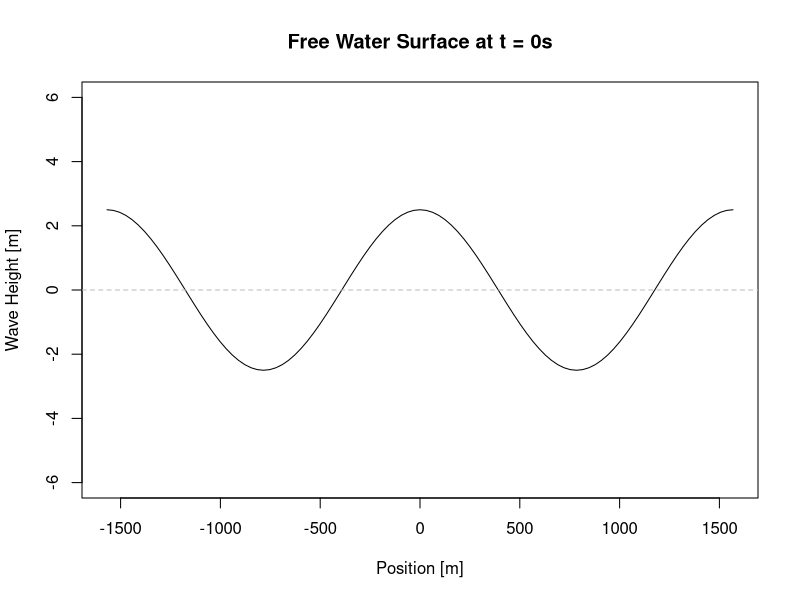
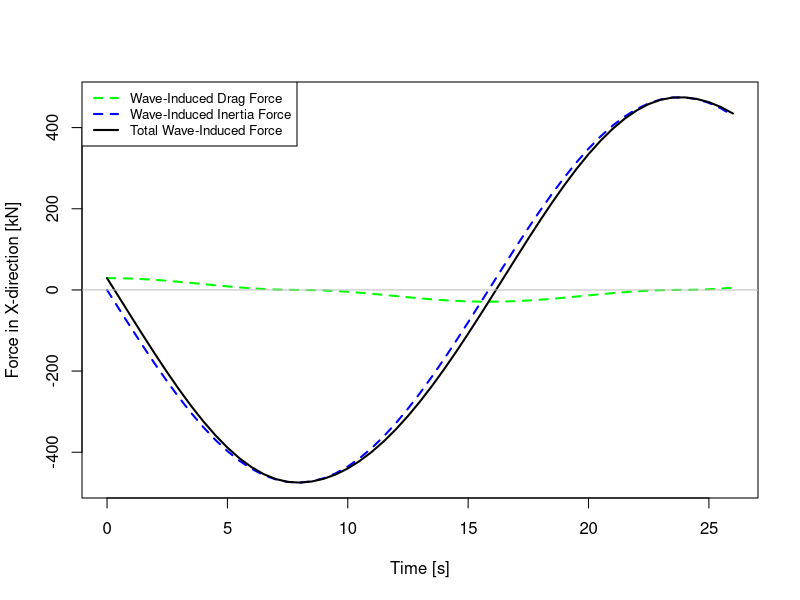
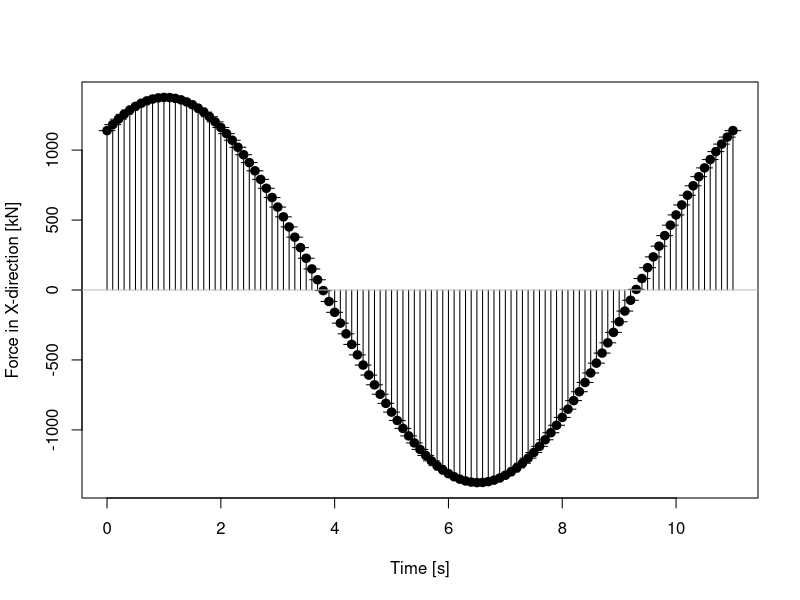
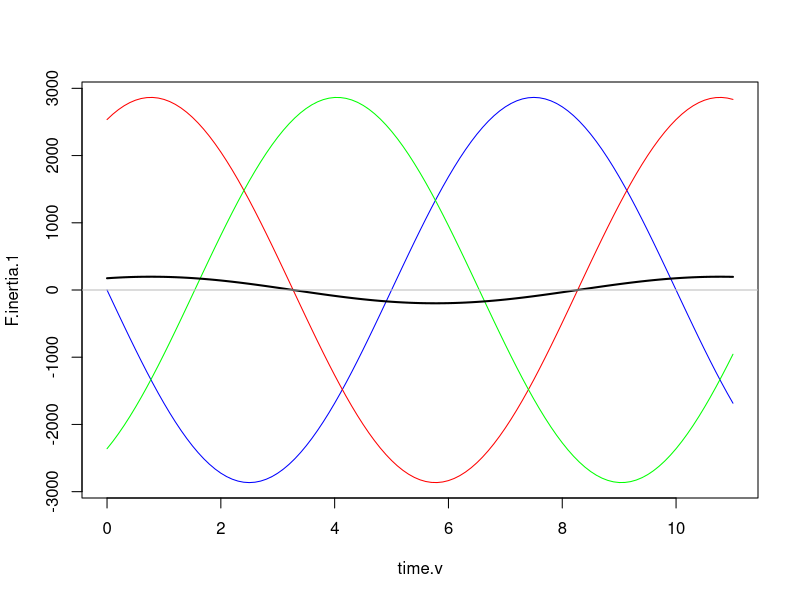
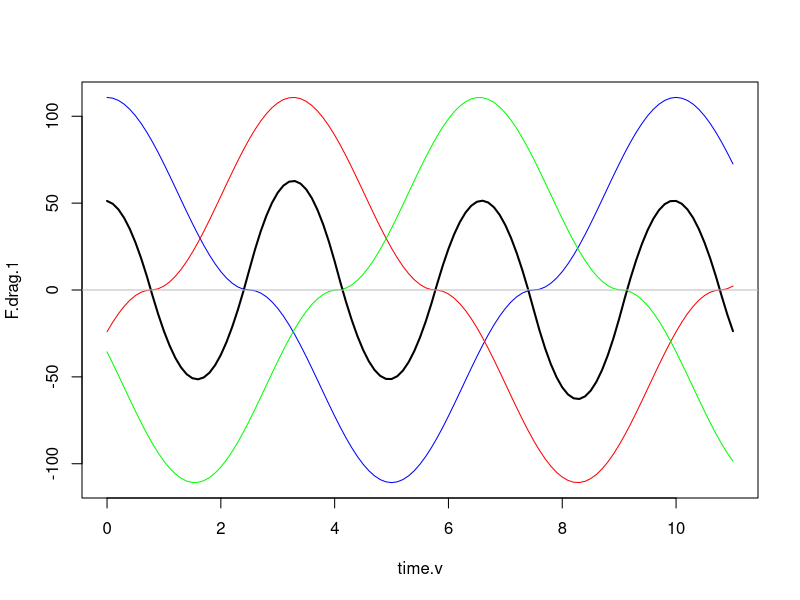
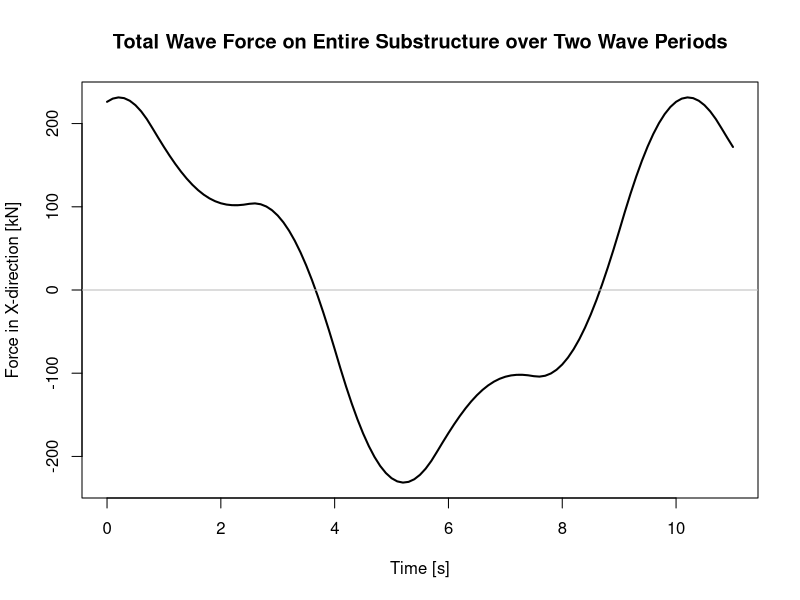
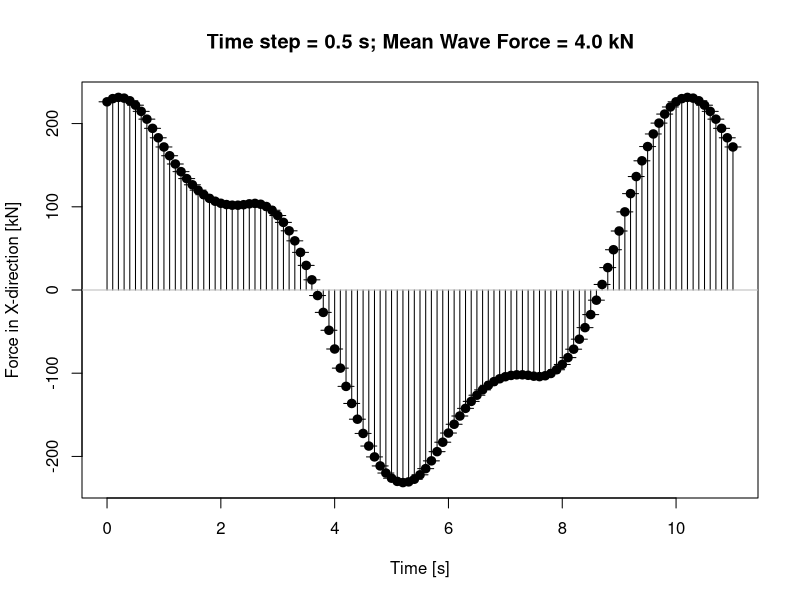
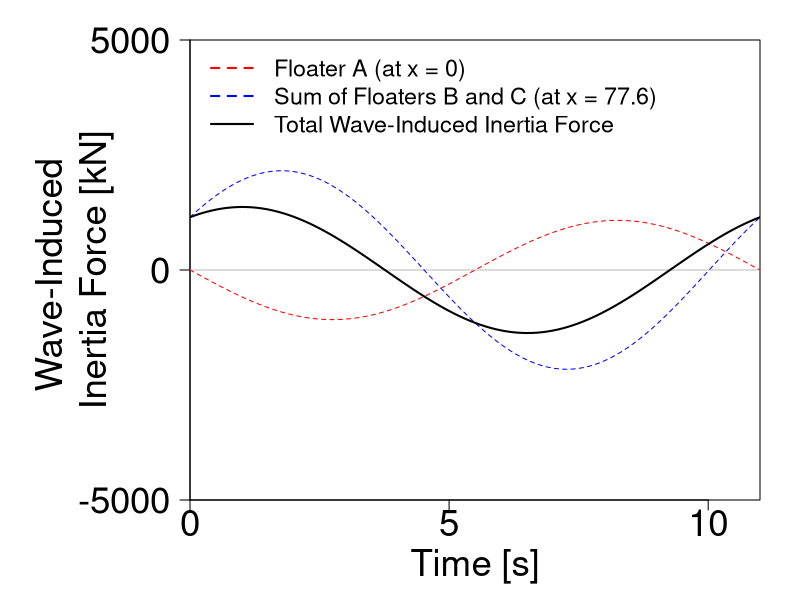

Recreate these plots in R, in order.
# Created By: Rudolph Santarromana
# Wave Drift Forces Calculation
# February 2021

setwd("C:/Users/Rudolph/Desktop/Rudolph/0 - CMU - Portugal PhD Files/0 - Research/Wind Energy/Dynamic Positioning")

library(tidyverse)
library(dplyr)


#### Using Morrison's equation

rho_water <- 1025 #seawater density [kg/m^3]
Cd <- 1.0 #body drag coefficient [-]
Cm <- 2.0 #body inertia coefficient [-]
diam <- 12.5 #12.5 body diameter [m]
draft <- 20 #20 body draft depth [m]
n.floaters <- 3 #3 number of floaters [-]

period <- 31.7 #wave period [seconds]
H <- 5 #design wave height [m]
depth <- 1000 #1000 site water depth [m]

v.curr <- 0

# Determine wavelength
# lambda <- (9.81*(period^2))/(2*pi) #wavelength [m]

fn.lambda <- function(l,pd = period, d = depth) { #this is the function to be optimized
  lambda <- (9.81*(pd^2))/(2*pi)
  fn <- abs(lambda*tanh((2*pi*d)/l) - l)
  return(fn)
}

lambda <- optimize(fn.lambda, c(0,10000), maximum = FALSE)$minimum

Lambda <- function(pd) {return((9.81*(pd^2))/(2*pi))} #pd in s, Lambda in m
# Lambda(5.66)


# Can we apply Morrison's equation? It is only applicable for small/slender objects
check <- if (diam/lambda < 0.2) print("YES") else print("NO")

Check <- function(diam) { #diam in m. Given a body diameter, what period is morison's equation allowed for?
  d_lambda <- 0.2 #the required ratio between D and Lambda for Morison's equation
  min.pd.sq <- (diam*2*pi)/(d_lambda*9.81)
  min.pd <- round(sqrt(min.pd.sq),2)
  return(min.pd) #in s. The wave period must be longer than this.
}
Check(12.5) #6.33s

#### Apply Morrison's equation if check == YES
area <- draft*diam*n.floaters #wetted area [m^2]
k <- 2*pi/lambda # [rad/m]

# Maximum Wave-induced drag force on ONE floater
F.drag.max <- 0.5*rho_water*Cd*diam*(((pi*H)/period)^2)*((1-exp(-2*k*draft))/(2*k)) # [Newtons]
F.drag.max <- F.drag.max/1000 #[kiloNewtons]

# Maximum Wave-induced inertial force
F.inertia.max <- rho_water*Cm*((pi*(diam^2))/4)*((2*(pi^2)*H)/period^2)*(1/k)*(1-exp(-k*draft)) #[Newtons]
F.inertia.max <- F.inertia.max/1000 #[kiloNewtons]

# Steady current drag force
F.curr <- 0.5*rho_water*area*v.curr^2

### Calculate time fluctuation
time.v <- seq(0,26, by = 0.5)

eta <- function(x,t) {
  a <- H/2
  sigma <- 2*pi/period
  eta <- a*cos(k*x - sigma*t)
  return(eta)
}

# Visualize wave height from SWL
dist.v <- seq(-lambda, lambda, by = lambda/50)
eta.v <- mapply(eta, x = dist.v, t = 0)

plot(x = dist.v, y = eta.v, type = 'l',
     ylim = c(-6,6), 
     main = "Free Water Surface at t = 0s",
     xlab = "Position [m]",
     ylab = "Wave Height [m]")
abline(h = 0, col = 'gray', lty = 2)

# Calculate fluctuating inertia- and drag-induced wave force on ONE floater
fn.F.inertia <- function(x,t,diam,Hs,Pd,dr = draft) {
  lambda <- (9.81*(Pd^2))/(2*pi)
  k <- 2*pi/lambda # [rad/m]
  F.inertia.max <- rho_water*Cm*((pi*(diam^2))/4)*((2*(pi^2)*Hs)/Pd^2)*(1/k)*(1-exp(-k*dr)) #[Newtons]
  F.inertia.max<- F.inertia.max/1000 #[kN]
  sigma <- 2*pi/Pd
  F.inertia <- F.inertia.max*sin(k*x - sigma*t)
  return(F.inertia)
}

fn.F.drag <- function(x,t,diam,Hs,Pd,dr = draft) {
  lambda <- (9.81*(Pd^2))/(2*pi)  
  k <- 2*pi/lambda # [rad/m]
  F.drag.max <- 0.5*rho_water*Cd*diam*(((pi*Hs)/Pd)^2)*((1-exp(-2*k*dr))/(2*k)) # [Newtons]
  F.drag.max <- F.drag.max/1000 #[kN]
  sigma <- 2*pi/Pd
  F.drag <- F.drag.max*cos(k*x - sigma*t)*abs(cos(k*x - sigma*t))
  return(F.drag)
}

#######################################################################
# On One Floater
F.inertia.v <- mapply(fn.F.inertia, x = 0, t = time.v, diam = diam,Hs = H, Pd = period)
F.drag.v <- mapply(fn.F.drag, x = 0, t = time.v,diam = diam,Hs = H, Pd = period)
F.total.v <- F.inertia.v + F.drag.v

plot(x = time.v, y = F.inertia.v, type = 'l', col = 'blue', lty = 2, lwd = 2,
     xlab = "Time [s]",
     ylab = "Force in X-direction [kN]")
lines(x = time.v, y = F.drag.v, col = 'green', lty = 2, lwd = 2)
lines(x = time.v, y = F.total.v, col = 'black', lwd = 2)
abline(h = 0, col = 'gray')
legend('topleft', legend = c("Wave-Induced Drag Force","Wave-Induced Inertia Force", "Total Wave-Induced Force"),
       lty = c(2,2,1), lwd = c(2,2,2), col = c('green','blue','black'),cex = 0.8)

max(F.total.v)
mean(F.total.v)

#######################################################################

# Calculate fluctuating intertia- and drag-induced wave force on three floaters
# oriented in a 1-2 fashion
dist <-77.6 #distance between the front and rear floaters [m]
H <- 1.8
period <- 11

time.v <- seq(0,(period), by = 0.1)

F.inertia.front <- mapply(fn.F.inertia, x = 0, t = time.v, diam = 12.5, Hs = H, Pd = period)
F.inertia.back <- mapply(fn.F.inertia, x = dist, t = time.v, diam = 12.5, Hs = H, Pd = period)

F.inertia.v2 <- F.inertia.front + 2*F.inertia.back

## Plot
setEPS()
postscript("Inertia Wave Force.eps", width = 7.5, height = 5)
par(mar = c(5,9.5,2,2))

plot(x = time.v, y = F.inertia.back*2, type = 'n', col = 'blue', ylim = c(-5000,5000), 
     xaxs = 'i', yaxs = 'i', las = 1, xaxp = c(0,10,2), yaxp = c(-5000, 5000, 2),
     xlab = "Time [s]", ylab = "",
     cex.lab = 2.2, cex.axis = 2.2)
abline(h = 0, col = 'gray')
lines(x = time.v, y = F.inertia.back*2, col = 'blue', lty = 2)
lines(x = time.v, y = F.inertia.front, col = 'red', lty = 2)
lines(x = time.v, y = F.inertia.v2, col = 'black', lwd = 2)
mtext("Wave-Induced \nInertia Force [kN]", side = 2, cex = 2.2, line = 4)

legend('topleft', 
       legend = c("Floater A (at x = 0)","Sum of Floaters B and C (at x = 77.6)", "Total Wave-Induced Inertia Force"),
       lty = c(2,2,1), lwd = c(2,2,2), col = c('red','blue','black'),cex = 1.4, bty = 'n')

dev.off()
##End Plot

F.drag.front <- mapply(fn.F.drag, x = 0, t = time.v, diam = 12.5, Hs = H, Pd = period)
F.drag.back <- mapply(fn.F.drag, x = dist, t = time.v, diam = 12.5, Hs = H, Pd = period)

F.drag.v2 <- F.drag.front + 2*F.drag.back

##Plot
setEPS()
postscript("Drag Wave Force.eps", width = 7.5, height = 5)
par(mar = c(5,9.5,2,2))

plot(x = time.v, y = F.drag.back*2, type = 'n', col = 'blue', ylim = c(-100,100),
     xaxs = 'i', yaxs = 'i', las = 1, xaxp = c(0,10,2), yaxp = c(-100, 100, 2),
     xlab = "Time [s]", ylab = "",
     cex.lab = 2.2, cex.axis = 2.2)
abline(h = 0, col = 'gray')
lines(x = time.v, y = F.drag.back*2, col = 'blue',lty = 2)
lines(x = time.v, y = F.drag.front, col = 'red', lty = 2)
lines(x = time.v, y = F.drag.v2, col = 'black', lwd = 2)
mtext("Wave-Induced \nDrag Force [kN]", side = 2, cex = 2.2, line = 4)

legend('topleft', 
       legend = c("Floater A (at x = 0)","Sum of Floaters B and C (at x = 77.6)", "Total Wave-Induced Drag Force"),
       lty = c(2,2,1), lwd = c(2,2,2), col = c('red','blue','black'),cex = 1.4, bty = 'n')

dev.off()
## End Plot

F.total.v2 <- F.inertia.v2 + F.drag.v2
##Plot
setEPS()
postscript("Total Wave Force.eps", width = 7.5, height = 5)
par(mar = c(5,9.5,2,2))

plot(x = time.v, y = F.total.v2, type = 'n', lwd = 2, col = 'black', ylim = c(-5000,5000),
     xaxs = 'i', yaxs = 'i', las = 1, xaxp = c(0,10,2), yaxp = c(-5000, 5000, 2),
     xlab = "Time [s]", ylab = "",
     cex.lab = 2.2, cex.axis = 2.2)
abline(h = 0, col = 'gray')
lines(x = time.v, y = F.inertia.v2, col = 'red', lwd = 2, lty = 2)
lines(x = time.v, y = F.drag.v2, col = 'blue', lwd = 2, lty = 2)
lines(x = time.v, y = F.total.v2, lwd = 1, col = 'black')
mtext("Wave-Induced \nTotal Force [kN]", side = 2, cex = 2.2, line = 4)

legend('topleft', 
       legend = c("Wave-Induced Drag Force","Wave-Induced Inertia Force", "Total Wave-Induced Force"),
       lty = c(2,2,1), lwd = c(2,2,2), col = c('red','blue','black'),cex = 1.4, bty = 'n')

dev.off()
## End Plot

#bars based on time step
plot(x = time.v, y = F.total.v2, type = 'p', lwd = 2, pch = 19,
     xlab = "Time [s]",
     ylab = "Force in X-direction [kN]")
# lines(x = time.v, y = F.inertia.v3, col = 'blue', lwd = 2, lty = 2)
# lines(x = time.v, y = F.drag.v3, col = 'green', lwd = 2, lty = 2)
arrows(time.v, 0, time.v, F.total.v2, angle = 90, length = 0.08)
abline(h = 0, col = 'gray')

mean(F.total.v2)
max(F.total.v2)

#######################################################################
# oriented in a 1-1-1 fashion
dist1 <- 102.13/2 #distance between the front and middle floaters [m]
dist2 <- 102.13 #distance between the front and rear floaters [m]

F.inertia.1 <- mapply(fn.F.inertia, x = 0, t = time.v, diam = 12.5, Hs = 4.2, Pd = 10)
F.inertia.2 <- mapply(fn.F.inertia, x = dist1, t = time.v, diam = 12.5, Hs = 4.2, Pd = 10)
F.inertia.3 <- mapply(fn.F.inertia, x = dist2, t = time.v, diam = 12.5, Hs = 4.2, Pd = 10)

F.inertia.v3 <- F.inertia.1 + F.inertia.2 + F.inertia.3

plot(x = time.v, y = F.inertia.1, type = 'l', col = 'blue')
lines(x = time.v, y = F.inertia.2, col = 'red')
lines(x = time.v, y = F.inertia.3, col = 'green')
lines(x = time.v, y = F.inertia.v3, col = 'black', lwd = 2)
abline(h = 0, col = 'gray')

F.drag.1 <- mapply(fn.F.drag, x = 0, t = time.v, diam = 12.5, Hs = 4.2, Pd = 10)
F.drag.2 <- mapply(fn.F.drag, x = dist1, t = time.v, diam = 12.5, Hs = 4.2, Pd = 10)
F.drag.3 <- mapply(fn.F.drag, x = dist2, t = time.v, diam = 12.5, Hs = 4.2, Pd = 10)

F.drag.v3 <- F.drag.1 + F.drag.2 + F.drag.3

plot(x = time.v, y = F.drag.1, type = 'l', col = 'blue')
lines(x = time.v, y = F.drag.2, col = 'red')
lines(x = time.v, y = F.drag.3, col = 'green')
lines(x = time.v, y = F.drag.v3, col = 'black', lwd = 2)
abline(h = 0, col = 'gray')

F.total.v3 <- F.inertia.v3 + F.drag.v3

plot(x = time.v, y = F.total.v3, type = 'l', lwd = 2,
     xlab = "Time [s]",
     ylab = "Force in X-direction [kN]",
     main = "Total Wave Force on Entire Substructure over Two Wave Periods")
# lines(x = time.v, y = F.inertia.v3, col = 'blue', lwd = 2, lty = 2)
# lines(x = time.v, y = F.drag.v3, col = 'green', lwd = 2, lty = 2)
abline(h = 0, col = 'gray')
# legend('bottomleft', 
#        legend = c("Wave-Induced Drag Force","Wave-Induced Inertia Force", "Total Wave-Induced Force"),
#        lty = c(2,2,1), lwd = c(2,2,2), col = c('green','blue','black'),cex = 0.8)

#bars based on time step
plot(x = time.v, y = F.total.v3, type = 'p', lwd = 2, pch = 19,
     xlab = "Time [s]",
     ylab = "Force in X-direction [kN]",
     main = "Time step = 0.5 s; Mean Wave Force = 4.0 kN")
# lines(x = time.v, y = F.inertia.v3, col = 'blue', lwd = 2, lty = 2)
# lines(x = time.v, y = F.drag.v3, col = 'green', lwd = 2, lty = 2)
arrows(time.v, 0, time.v, F.total.v3, angle = 90, length = 0.08)
abline(h = 0, col = 'gray')
# legend('bottomleft',
#        legend = c("Wave-Induced Drag Force","Wave-Induced Inertia Force", "Total Wave-Induced Force"),
#        lty = c(2,2,1), lwd = c(2,2,2), col = c('green','blue','black'),cex = 0.8)

mean(F.total.v3)
sum(F.total.v3)
max(F.total.v3)

#######################################################################

### Considering all orientations, up to 60 degrees
phi <- seq(0,60, by = 6) #degrees
phi.rad <- phi*(pi/180) #radians
radius <- 51.75 #m
tower.radius <- 10 #m

#floater position orientations
floater1.pos <- round(radius*cos(0 + phi.rad),2)
floater2.pos <- round(radius*cos(2*pi/3 + phi.rad),2)
floater3.pos <- round(radius*cos(4*pi/3 + phi.rad),2)

Force.Matrix <- function(sig.ht = H, prd = period, time.step = 0.05, 
                              F1 = floater1.pos, 
                              F2 = floater2.pos,
                              F3 = floater3.pos) {
  time.v <- seq(0,prd, by = time.step) #how often would the system adjust? 1/second?
  #initialize the lists, each value corresponds to an orientation/rotation
  Drag.L <- c()
  Inertia.L <- c()
  Total.L <- c()
  Mean.Force <- c()
  Max.Force <- c()
  
  for(i in 1:length(F1)) {
    F.drag.f1 <- mapply(fn.F.drag, x = F1[i], t = time.v, diam = 12.5, Hs = sig.ht, Pd = prd)
    F.drag.f2 <- mapply(fn.F.drag, x = F2[i], t = time.v, diam = 12.5, Hs = sig.ht, Pd = prd)
    F.drag.f3 <- mapply(fn.F.drag, x = F3[i], t = time.v, diam = 12.5, Hs = sig.ht, Pd = prd)
    F.drag.TS <- mapply(fn.F.drag, x = 0, t = time.v, diam = 10, Hs = sig.ht, Pd = prd)
    
    F.DRAG <- list(round(F.drag.f1 + F.drag.f2 + F.drag.f3 + F.drag.TS, 2))
    
    F.inertia.f1 <- mapply(fn.F.inertia, x = F1[i], t = time.v, diam = 12.5, Hs = sig.ht, Pd = prd)
    F.inertia.f2 <- mapply(fn.F.inertia, x = F2[i], t = time.v, diam = 12.5, Hs = sig.ht, Pd = prd)
    F.inertia.f3 <- mapply(fn.F.inertia, x = F3[i], t = time.v, diam = 12.5, Hs = sig.ht, Pd = prd)
    F.inertia.TS <- mapply(fn.F.inertia, x = 0, t = time.v, diam = 10, Hs = sig.ht, Pd = prd)
    
    F.INER <- list(round(F.inertia.f1 + F.inertia.f2 + F.inertia.f3 + F.inertia.TS, 2))
    
    F.TOT <- list(round(F.drag.f1 + F.drag.f2 + F.drag.f3 + F.drag.TS +
                    F.inertia.f1 + F.inertia.f2 + F.inertia.f3 + F.inertia.TS, 2))
    
    F.mean <- round(mean(F.drag.f1 + F.drag.f2 + F.drag.f3 + F.drag.TS +
                    F.inertia.f1 + F.inertia.f2 + F.inertia.f3 + F.inertia.TS), 2)
    
    F.max <- round(max(F.drag.f1 + F.drag.f2 + F.drag.f3 + F.drag.TS +
                     F.inertia.f1 + F.inertia.f2 + F.inertia.f3 + F.inertia.TS), 2)
    
    Drag.L <- c(Drag.L, F.DRAG)
    Inertia.L <- c(Inertia.L, F.INER)
    Total.L <- c(Total.L, F.TOT)
    Mean.Force <- c(Mean.Force, F.mean)
    Max.Force <- c(Max.Force, F.max)
    
  }
  
  return(data.frame(phi,Mean.Force,Max.Force))
}

Morro.period <- c(8,8.1,8.3,8.5,8.7,9.5,10,10.1,12.1,11.8,11.7,11.6,11.5,11.4,11.1,10.9,10.9,10.7,10.4,10.1,10.1,10.2,10.1,9.9,9.5,9.4,9.4,9.4,9.5,9.5,9.4,9.4,9.4,9.2,9.0,8.8,15.4,8.3,8.1,7.9,7.6,7.4,7.7,7.8,14.5,14.4,5.1,14.3)
summary(Morro.period)
Morro.ht <- c(1.8,1.7,1.6,1.6,1.6,1.6,1.5,1.3,1.5,1.5,1.4,1.4,1.5,1.4,1.4,1.3,1.3,1.3,1.3,1.2,1.2,1.1,1.1,1.2,1.2,1.2,1.1,1.0,1.1,1.1,1.2,1.2,1.2,1.1,1.0,1.0,1.0,1.1,1.1,1.2,0.9,0.9,0.9,0.9,0.9,0.9,0.9,1.0)
summary(Morro.ht)


#####Operational Conditions
#Portugal                       
max(Force.Matrix(1.2,11)$Mean.Force) 
max(Force.Matrix(1.2,14)$Mean.Force) 
max(Force.Matrix(1.8,11)$Mean.Force) 
max(Force.Matrix(1.8,14)$Mean.Force) 
#California
max(Force.Matrix(1.1,8.6)$Mean.Force) 
max(Force.Matrix(1.1,10.9)$Mean.Force) 
max(Force.Matrix(1.4,8.6)$Mean.Force) 
max(Force.Matrix(1.4,10.9)$Mean.Force) 

#####Extreme Conditions
#Portugal
max(Force.Matrix(3.2,18.2)$Mean.Force) 
max(Force.Matrix(3.5,18.3)$Mean.Force) 
max(Force.Matrix(4.5,15.7)$Mean.Force) 
max(Force.Matrix(5.2,14.8)$Mean.Force) 
#California
max(Force.Matrix(7,8.8)$Mean.Force) 
max(Force.Matrix(9,12.2)$Mean.Force) 
max(Force.Matrix(11.2,17.3)$Mean.Force) 
max(Force.Matrix(9,21.1)$Mean.Force) 

#######################################################################
#for 5MW semisubersible validation method;
### Only doing one orientation. 1-2 orientation
UC.d <- 12 #m. uppper floater column
BC.d <- 24 #m. base floater column
MC.d <- 6.5 #m. middle column
UC.dr <- 14 #m. depth of upper column below SWL
BC.dr <- 20 #m. depth of bottom of base column below SWL. 6m thick cylinder


#center of floater positions in the wave field (only on the axis in the direction of the wave propagation)
# floater.1.pos <- 0
# floater.2.pos <- 43.3
# floater.3.pos <- 43.3 
# MC.pos <- 28.87

Force.Matrix2 <- function(sig.ht, prd, int = 0.05,
                         F1 = 0, 
                         F2 = 43.3,
                         F3 = 43.3,
                         MC = 28.87) {
  time.v <- seq(0,prd, by = int) #how often would the system adjust? 1/second?
  #initialize the lists, each value corresponds to an orientation/rotation
  Drag.L <- c()
  Inertia.L <- c()
  Total.L <- c()
  Mean.Force <- c()
  Max.Force <- c()
  
  F.drag.f1 <- fn.F.drag(x = F1, t = time.v, diam = BC.d, Hs = sig.ht, Pd = prd, dr = BC.dr) -
    fn.F.drag(x = F1, t = time.v, diam = BC.d, Hs = sig.ht, Pd = prd, dr = UC.dr) +
    fn.F.drag(x = F1, t = time.v, diam = UC.d, Hs = sig.ht, Pd = prd, dr = UC.dr)

  F.drag.f2 <- fn.F.drag(x = F2, t = time.v, diam = BC.d, Hs = sig.ht, Pd = prd, dr = BC.dr) -
    fn.F.drag(x = F2, t = time.v, diam = BC.d, Hs = sig.ht, Pd = prd, dr = UC.dr) +
    fn.F.drag(x = F2, t = time.v, diam = UC.d, Hs = sig.ht, Pd = prd, dr = UC.dr)

  F.drag.f3 <- fn.F.drag(x = F3, t = time.v, diam = BC.d, Hs = sig.ht, Pd = prd, dr = BC.dr) -
    fn.F.drag(x = F3, t = time.v, diam = BC.d, Hs = sig.ht, Pd = prd, dr = UC.dr) +
    fn.F.drag(x = F3, t = time.v, diam = UC.d, Hs = sig.ht, Pd = prd, dr = UC.dr)
  
  F.drag.MC <- fn.F.drag(x = MC, t = time.v, diam = MC.d, Hs = sig.ht, Pd = prd, dr = BC.dr)
    
  F.DRAG <- round(F.drag.f1 + F.drag.f2 + F.drag.f3 + F.drag.MC, 0)
  
  F.inertia.f1 <- fn.F.inertia(x = F1, t = time.v, diam = BC.d, Hs = sig.ht, Pd = prd, dr = BC.dr) -
    fn.F.inertia(x = F1, t = time.v, diam = BC.d, Hs = sig.ht, Pd = prd, dr = UC.dr) +
    fn.F.inertia(x = F1, t = time.v, diam = UC.d, Hs = sig.ht, Pd = prd, dr = UC.dr)

  F.inertia.f2 <- fn.F.inertia(x = F2, t = time.v, diam = BC.d, Hs = sig.ht, Pd = prd, dr = BC.dr) -
    fn.F.inertia(x = F2, t = time.v, diam = BC.d, Hs = sig.ht, Pd = prd, dr = UC.dr) +
    fn.F.inertia(x = F2, t = time.v, diam = UC.d, Hs = sig.ht, Pd = prd, dr = UC.dr)

  F.inertia.f3 <- fn.F.inertia(x = F3, t = time.v, diam = BC.d, Hs = sig.ht, Pd = prd, dr = BC.dr) -
    fn.F.inertia(x = F3, t = time.v, diam = BC.d, Hs = sig.ht, Pd = prd, dr = UC.dr) +
    fn.F.inertia(x = F3, t = time.v, diam = UC.d, Hs = sig.ht, Pd = prd, dr = UC.dr)
  
  F.inertia.MC <- fn.F.inertia(x = MC, t = time.v, diam = MC.d, Hs = sig.ht, Pd = prd, dr = BC.dr)
    
  F.INER <- round(F.inertia.f1 + F.inertia.f2 + F.inertia.f3 + F.inertia.MC, 0)
    
  F.TOT <- F.DRAG + F.INER
    
  Mean <- round(mean(F.TOT),0)

  Max <- round(max(F.TOT), 0)

  
  return(data.frame(Mean,Max))
}


#####Operational Conditions
#Portugal                       
Force.Matrix2(1.2,11)$Mean 
Force.Matrix2(1.2,14)$Mean 
Force.Matrix2(1.8,11)$Mean
Force.Matrix2(1.8,14)$Mean 
#California
Force.Matrix2(1.1,8.6)$Mean
Force.Matrix2(1.1,10.9)$Mean
Force.Matrix2(1.4,8.6)$Mean 
Force.Matrix2(1.4,10.9)$Mean 

#####Extreme Conditions
#Portugal from Oliveira
Force.Matrix2(3.2,18.2)$Mean 
Force.Matrix2(3.5,18.3)$Mean 
Force.Matrix2(4.5,15.7)$Mean 
Force.Matrix2(4.1,18.4)$Mean 
#California from Berg (2011)
Force.Matrix2(7,8.8)$Mean 
Force.Matrix2(9,12.18)$Mean 
Force.Matrix2(11.22,17.26)$Mean 
Force.Matrix2(9,21.09)$Mean 

